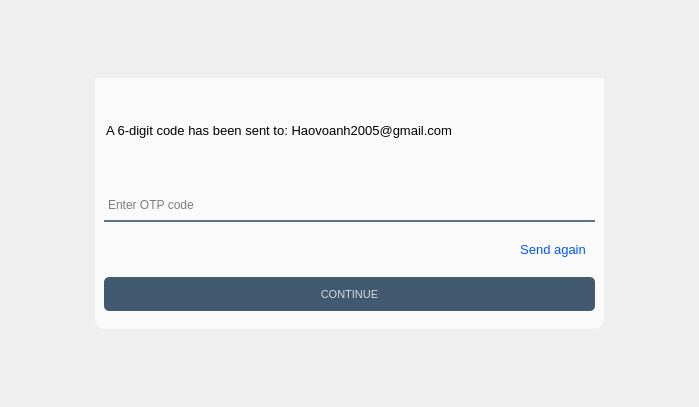
<?xml version="1.0" encoding="UTF-8"?>
<ui version="4.0">
 <class>Dialog</class>
 <widget class="QDialog" name="Dialog">
  <property name="geometry">
   <rect>
    <x>0</x>
    <y>0</y>
    <width>699</width>
    <height>407</height>
   </rect>
  </property>
  <property name="cursor">
   <cursorShape>PointingHandCursor</cursorShape>
  </property>
  <property name="windowTitle">
   <string>Dialog</string>
  </property>
  <layout class="QHBoxLayout" name="horizontalLayout_3">
   <item>
    <widget class="QFrame" name="frame">
     <property name="sizePolicy">
      <sizepolicy hsizetype="Preferred" vsizetype="Preferred">
       <horstretch>0</horstretch>
       <verstretch>0</verstretch>
      </sizepolicy>
     </property>
     <property name="minimumSize">
      <size>
       <width>0</width>
       <height>0</height>
      </size>
     </property>
     <property name="maximumSize">
      <size>
       <width>509</width>
       <height>251</height>
      </size>
     </property>
     <property name="styleSheet">
      <string notr="true">background-color: rgb(250, 250, 250);
border-radius:10px;</string>
     </property>
     <property name="frameShape">
      <enum>QFrame::StyledPanel</enum>
     </property>
     <property name="frameShadow">
      <enum>QFrame::Raised</enum>
     </property>
     <layout class="QVBoxLayout" name="verticalLayout_2">
      <property name="spacing">
       <number>0</number>
      </property>
      <property name="leftMargin">
       <number>0</number>
      </property>
      <property name="topMargin">
       <number>0</number>
      </property>
      <property name="rightMargin">
       <number>0</number>
      </property>
      <item>
       <widget class="QFrame" name="frame_2">
        <property name="sizePolicy">
         <sizepolicy hsizetype="Preferred" vsizetype="Preferred">
          <horstretch>0</horstretch>
          <verstretch>0</verstretch>
         </sizepolicy>
        </property>
        <property name="styleSheet">
         <string notr="true">border-radius:0px</string>
        </property>
        <property name="frameShape">
         <enum>QFrame::StyledPanel</enum>
        </property>
        <property name="frameShadow">
         <enum>QFrame::Raised</enum>
        </property>
        <layout class="QVBoxLayout" name="verticalLayout">
         <property name="spacing">
          <number>0</number>
         </property>
         <property name="leftMargin">
          <number>0</number>
         </property>
         <property name="topMargin">
          <number>0</number>
         </property>
         <property name="rightMargin">
          <number>0</number>
         </property>
         <property name="bottomMargin">
          <number>0</number>
         </property>
         <item>
          <widget class="QFrame" name="frame_4">
           <property name="maximumSize">
            <size>
             <width>16777215</width>
             <height>36</height>
            </size>
           </property>
           <property name="frameShape">
            <enum>QFrame::StyledPanel</enum>
           </property>
           <property name="frameShadow">
            <enum>QFrame::Raised</enum>
           </property>
           <layout class="QHBoxLayout" name="horizontalLayout">
            <property name="spacing">
             <number>0</number>
            </property>
            <property name="topMargin">
             <number>0</number>
            </property>
            <property name="rightMargin">
             <number>0</number>
            </property>
            <property name="bottomMargin">
             <number>9</number>
            </property>
            <item alignment="Qt::AlignRight">
             <widget class="QPushButton" name="cancel_button">
              <property name="minimumSize">
               <size>
                <width>34</width>
                <height>26</height>
               </size>
              </property>
              <property name="cursor">
               <cursorShape>PointingHandCursor</cursorShape>
              </property>
              <property name="styleSheet">
               <string notr="true">#cancel_button:hover{
	background-color: rgb(222, 222, 222);
}
#cancel_button{
	border-radius: 0px;
}</string>
              </property>
              <property name="text">
               <string/>
              </property>
              <property name="icon">
               <iconset resource="../Resource/resource.qrc">
                <normaloff>:/icon/x_bl.svg</normaloff>:/icon/x_bl.svg</iconset>
              </property>
              <property name="iconSize">
               <size>
                <width>20</width>
                <height>20</height>
               </size>
              </property>
             </widget>
            </item>
           </layout>
          </widget>
         </item>
         <item>
          <widget class="QFrame" name="frame_3">
           <property name="frameShape">
            <enum>QFrame::StyledPanel</enum>
           </property>
           <property name="frameShadow">
            <enum>QFrame::Raised</enum>
           </property>
           <layout class="QVBoxLayout" name="verticalLayout_4">
            <property name="leftMargin">
             <number>11</number>
            </property>
            <item>
             <widget class="QLabel" name="otp_instruction_label">
              <property name="font">
               <font>
                <pointsize>10</pointsize>
               </font>
              </property>
              <property name="text">
               <string>A 6-digit code has been sent to: Haovoanh2005@gmail.com</string>
              </property>
             </widget>
            </item>
            <item>
             <widget class="QFrame" name="frame_7">
              <property name="frameShape">
               <enum>QFrame::StyledPanel</enum>
              </property>
              <property name="frameShadow">
               <enum>QFrame::Raised</enum>
              </property>
              <layout class="QHBoxLayout" name="horizontalLayout_5">
               <property name="leftMargin">
                <number>0</number>
               </property>
               <item>
                <widget class="QLabel" name="countdown_label">
                 <property name="sizePolicy">
                  <sizepolicy hsizetype="Expanding" vsizetype="Preferred">
                   <horstretch>0</horstretch>
                   <verstretch>0</verstretch>
                  </sizepolicy>
                 </property>
                 <property name="font">
                  <font>
                   <pointsize>10</pointsize>
                  </font>
                 </property>
                 <property name="text">
                  <string/>
                 </property>
                </widget>
               </item>
              </layout>
             </widget>
            </item>
           </layout>
          </widget>
         </item>
         <item>
          <widget class="QFrame" name="frame_6">
           <property name="frameShape">
            <enum>QFrame::StyledPanel</enum>
           </property>
           <property name="frameShadow">
            <enum>QFrame::Raised</enum>
           </property>
           <layout class="QHBoxLayout" name="horizontalLayout_2">
            <item>
             <widget class="QLineEdit" name="otp_input">
              <property name="minimumSize">
               <size>
                <width>0</width>
                <height>0</height>
               </size>
              </property>
              <property name="font">
               <font>
                <pointsize>9</pointsize>
               </font>
              </property>
              <property name="styleSheet">
               <string notr="true">background-color: rgba(0, 0, 0, 0);
border: 2px solid rgba(0, 0, 0, 0);
border-bottom-color: rgba(46, 82, 101, 200);
color: rgb(0, 0, 0);
padding-bottom: 7px;
border-radius:0px;</string>
              </property>
              <property name="echoMode">
               <enum>QLineEdit::Normal</enum>
              </property>
              <property name="placeholderText">
               <string>Enter OTP code</string>
              </property>
             </widget>
            </item>
           </layout>
          </widget>
         </item>
         <item>
          <widget class="QFrame" name="frame_check">
           <property name="frameShape">
            <enum>QFrame::StyledPanel</enum>
           </property>
           <property name="frameShadow">
            <enum>QFrame::Raised</enum>
           </property>
           <layout class="QHBoxLayout" name="horizontalLayout_4">
            <property name="topMargin">
             <number>1</number>
            </property>
            <property name="bottomMargin">
             <number>0</number>
            </property>
            <item>
             <widget class="QFrame" name="frame_otp">
              <property name="frameShape">
               <enum>QFrame::StyledPanel</enum>
              </property>
              <property name="frameShadow">
               <enum>QFrame::Raised</enum>
              </property>
              <layout class="QHBoxLayout" name="horizontalLayout_6">
               <item>
                <widget class="QLabel" name="check_otp">
                 <property name="font">
                  <font>
                   <pointsize>10</pointsize>
                  </font>
                 </property>
                 <property name="styleSheet">
                  <string notr="true">color: rgb(255, 0, 0);</string>
                 </property>
                 <property name="text">
                  <string/>
                 </property>
                </widget>
               </item>
              </layout>
             </widget>
            </item>
            <item>
             <widget class="QFrame" name="frame_resend">
              <property name="frameShape">
               <enum>QFrame::StyledPanel</enum>
              </property>
              <property name="frameShadow">
               <enum>QFrame::Raised</enum>
              </property>
              <layout class="QHBoxLayout" name="horizontalLayout_7">
               <item alignment="Qt::AlignRight">
                <widget class="QPushButton" name="resend_button">
                 <property name="font">
                  <font>
                   <pointsize>10</pointsize>
                  </font>
                 </property>
                 <property name="styleSheet">
                  <string notr="true">background: transparent;
color:rgb(0, 85, 255);
</string>
                 </property>
                 <property name="text">
                  <string>Send again</string>
                 </property>
                </widget>
               </item>
              </layout>
             </widget>
            </item>
           </layout>
          </widget>
         </item>
         <item>
          <widget class="QFrame" name="frame_5">
           <property name="frameShape">
            <enum>QFrame::StyledPanel</enum>
           </property>
           <property name="frameShadow">
            <enum>QFrame::Raised</enum>
           </property>
           <layout class="QVBoxLayout" name="verticalLayout_3">
            <item>
             <widget class="QPushButton" name="verify_button">
              <property name="minimumSize">
               <size>
                <width>0</width>
                <height>34</height>
               </size>
              </property>
              <property name="font">
               <font>
                <pointsize>8</pointsize>
                <weight>50</weight>
                <bold>false</bold>
               </font>
              </property>
              <property name="cursor">
               <cursorShape>PointingHandCursor</cursorShape>
              </property>
              <property name="styleSheet">
               <string notr="true">#verify_button {
	background-color: rgba(65, 90, 112, 255);
	color: rgba(255, 255, 255, 200);
	border-radius: 5px;
}

#verify_button:pressed {
	padding-left: 5px;
	padding-top: 5px;
	background-color: rgba(255, 107, 107, 255);
}

#verify_button:hover {
	background-color: rgba(255, 107, 107, 255);
}</string>
              </property>
              <property name="text">
               <string>CONTINUE</string>
              </property>
             </widget>
            </item>
           </layout>
          </widget>
         </item>
        </layout>
       </widget>
      </item>
     </layout>
    </widget>
   </item>
  </layout>
 </widget>
 <resources>
  <include location="../Resource/resource.qrc"/>
 </resources>
 <connections/>
</ui>
